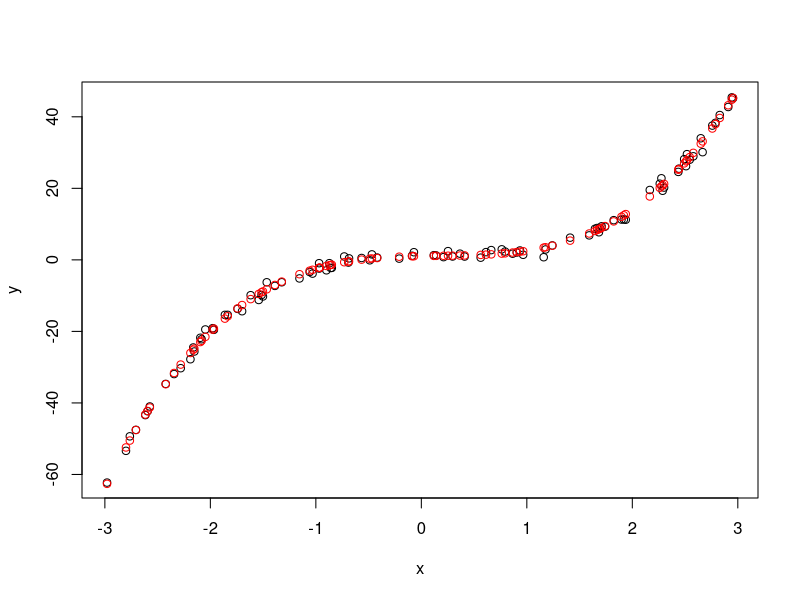

This chart was generated by the following R code:
# Ben Reichert
# B365 Final

## 1 ##
# a)
# P(no,no,no,no) = count["no","no","no","no"]/1000

# b)
# P(yes,yes,,) = count["yes","yes",,]/1000
# P(yes,no,,) = count["yes","no",,]/1000
# P(no,yes,,) = count["no","yes",,]/1000
# P(no,no,,) = count["no","no",,]/1000

# c)
# P(first yes | last two yes) = count["yes",,,]/count[,,"yes","yes"]
# P(first no | last two yes) = count["no",,,]/count[,,"yes","yes"]

# d)
# Yes, i would say that it is reasonable to assume both samples came from the same population. Answering no to all four
# questions, assuming each question has a 50/50 probability of being yes/no, answering no to four straight questions is
# a 1/16 chance. For 50% of the sample population to choose a 1/16 chance is pretty bizzare, and for 60% of another sample
# population to do the same thing is even more bizarre. So one of two things could be happening. 1) the questions could be
# incredibly "no" oriented, like "have you ever shot yourself in the eyeball". Oviously everyone would answer no to that
# question. But 2) if the questions are designed to be relatively evenly distributed between yes/no it is more likely
# that the two sample populations were drawn from the same population because people from the same population tend to be
# similarly minded. 


## 2 ##
xy <- read.csv("x_and_y.csv")
# a)
y = xy[,3]
n = length(y)
x = xy[,2]
Y <- as.matrix(y)
X = cbind(rep(1,n),x,x^2,x^3)
a = solve(t(X) %*% X, t(X) %*% Y)
yhat = X %*% a
# a = 2.0030348, b = -1.0277663, c = 0.5290213, d = 1.0562995

# b)
plot(x,y)
points(x,yhat,col="red")

# c)
error = Y - yhat
sse = sum(error*error)
# sse = 99.98896


## 3 ##
# a)
# I do not think that it is possible to solve this system of four equations. Typically, any system of three equations
# with three variables can be solved without an issue, but adding a fourth equation, which is like adding a fourth parameter
# throws the system off. There is no solution that satisfies all 4 equations. 
# After graphing them out, 

# b) 
#      X       a    y
# {4,  2,  2} {a1} {5}
# {5, -3, -4} {a2} {6}
# {7, -4, -2} {a3} {2}
# {2,  2, -2}      {10}

# c)
x <- matrix(c(4,5,7,2,-3,-4,2,-4,-2), ncol=3, nrow=3)
y <- matrix(c(5,6,2))
sol1 <- solve(x, y)

x <- matrix(c(4,5,2,2,-3,2,2,-4,-2), ncol=3, nrow=3)
y <- matrix(c(5,6,10))
sol2 <- solve(x, y)

x <- matrix(c(5,7,2,-3,-4,2,-4,-2,-2), ncol=3, nrow=3)
y <- matrix(c(6,2,10))
sol3 <- solve(x,y)

x <- matrix(c(4,7,2,2,-4,2,2,-2,-2), ncol=3, nrow=3)
y <- matrix(c(6,2,10))
sol4 <- solve(x,y)

a1 <- sum(sol1[1],sol2[1],sol3[1],sol4[1])/4
a2 <- sum(sol1[2],sol2[2],sol3[2],sol4[2])/4
a3 <- sum(sol1[3],sol2[3],sol3[3],sol4[3])/4
# a1 = 1.056911, a2 = 2.218279, a3 = -1.788999

# d)
# I think my a1, a2, and a3 are the best choice because it approximates the solution in the scope of the system.
# I took out one of the equations to make the system contain only 3, making it solvable, and solved for that. Then
# I did the same with the second equation, solving for a1, a2, and a3 for that system, and so on. So I solved for 4
# different systems of 3 equations comprised of the combinations of the 4 equations we were given and averaged the
# results. This gives the best approximate solution. 


## 4 ##
# a) b) c) png's attached.

# d) I would take the new collection and determine which α value, 0, 0,02, or 1 results in the lowest error. As
# it is with the collection above, an α of 1.0 will most likely result in the highest error, α of 0.02 the next highest,
# and α of 0.0 as the lowest. Depending on the error values with pruning in optimal locations (resulting in lowest errors),
# the new collection will probably give fairly similar results to the data given in the first part of this problem. As for
# finding optimal pruning locations, I would simply start from the bottom of the tree and determine whether the combined
# error of the terminal nodes plus the split penalty of α is higher than its parent node's error. If the parent node k's
# error is < [(k*2)'s error + (k*2 + 1)'s error +  α] then I would prune at that parent node and work this algorithm through
# the entirety of the tree. However, a α of 0.0 will consistently provide the lowest error rate because the tree's error
# rate would not be getting penalized at all on splits, so the tree with α = 0.0 will probably be the most optimal, as above. 


## 5 ##
# a)
# In choosing a variable using forward selection, we would choose the one that gives us the smallest SSE. 
# On scanning the graphs that have rcc as an input, it is quite clear that the hc variable produces graphs
# that are the most linear, which would produce the lowest SSE. 

# b)
# If the response variable (y) is rcc and the predictor variable (x) is hc, according to the graph, rise is 2
# and run is 20 so α would be 2/20 = 0.1.


## 6 ##
# a)
# This problem does not give enough info to calculate the naive bayes classifier. The bayes theorem is as follows:
# P(L|O) = P(L)*P(O|L) / P(L)*P(O|L) + P(!L)*P(O|!L) for P(life given oxygen content of planet) and
# P(L|T) = P(L)*P(T|L) / P(L)*P(T|L) + P(!L)*P(T|!L) for P(life given temperature of planet). 
# We have enough of these inputs to use Bayes' theorem to calculate each of the above calculations, but do not have
# actual data. We need the data of whether or not there is life on a selection of planets given their
# environmental conditions to determine the bayes' classifiers of those conditions. If we had the data, 
# we could easily count the number of planets that have life on them for each of the conditions and arrive
# at definitive classifiers for each condition. 

# b)
p.l <- 0.01
p.nl <- 1-p.l

p.ol <- 0.9
p.nol <- 1-p.ol

p.onl <- 0.01
p.nonl <- 1-p.onl

p.tl <- 0.95
p.ntl <- 1-p.tl

p.tnl <- 0.3
p.ntnl <- 1-p.tnl

p.lo <- p.l*p.ol / ((p.l*p.ol) + (p.nl*p.onl))
# P(L|O) = 0.4761905
p.lt <- p.l*p.tl / ((p.l*p.tl) + (p.nl*p.tnl))
# P(L|T) = 0.03099511
p.lot <- p.lo+p.lt
# So P(L|O&T) = 0.5071856 which is > 0.5 so this would classify as a planet with life.

p.lno <- p.l*p.nol / ((p.l*p.nol) + (p.nl*p.nonl))
# P(L|!O) = 0.001019264
p.lnot <- p.lno+p.lt
# So P(L|!O&T) = 0.03201437 which is < 0.5 so this would classify as a planet without life. 

p.lnt <- p.l*p.ntl / ((p.l*p.ntl) + (p.nl*p.ntnl))
# P(L|!T) = 0.0007209805
p.lont <- p.lo+p.lnt
# So P(L|O&T) = 0.4769115 which is < 0.5 so this would classify as a planet without life. 

p.lnont <- p.lno+p.lnt
# So P(L|!O&!T) = 0.001740245 which is < 0.5 so this would classify as a planet without life.

